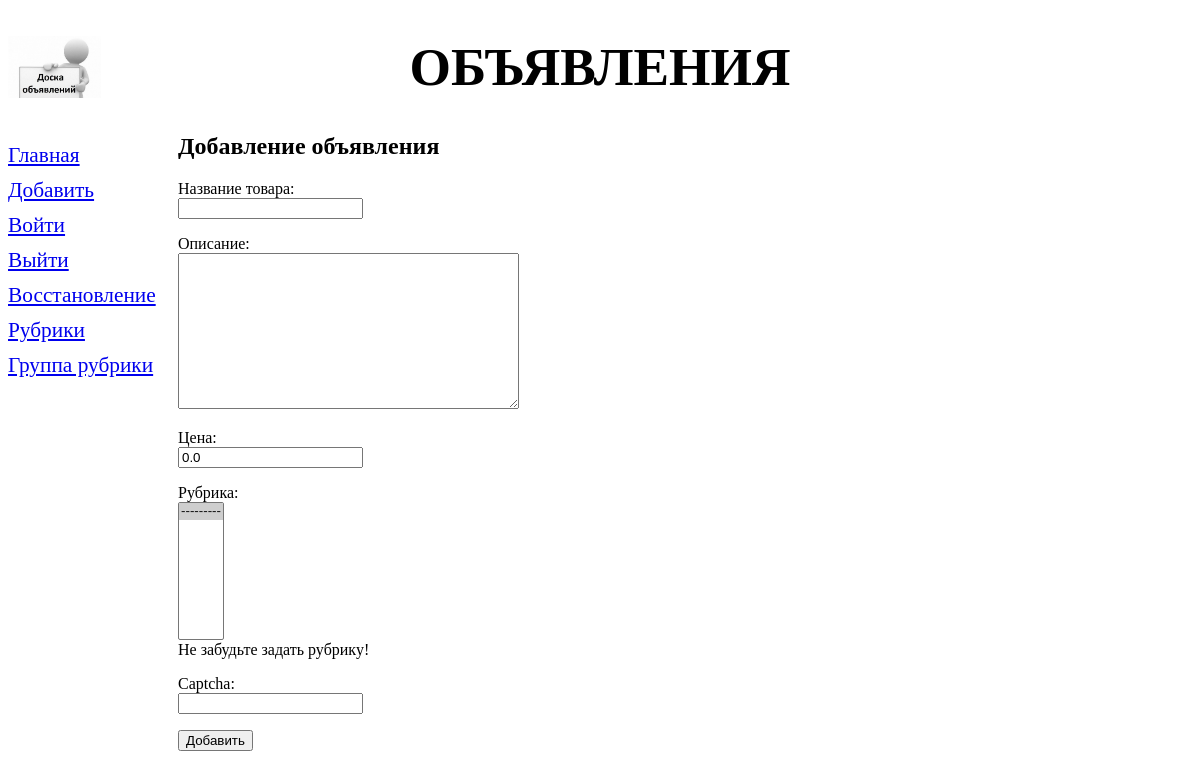
Before: /bboard/class_add/ (signed in) with the older database file.
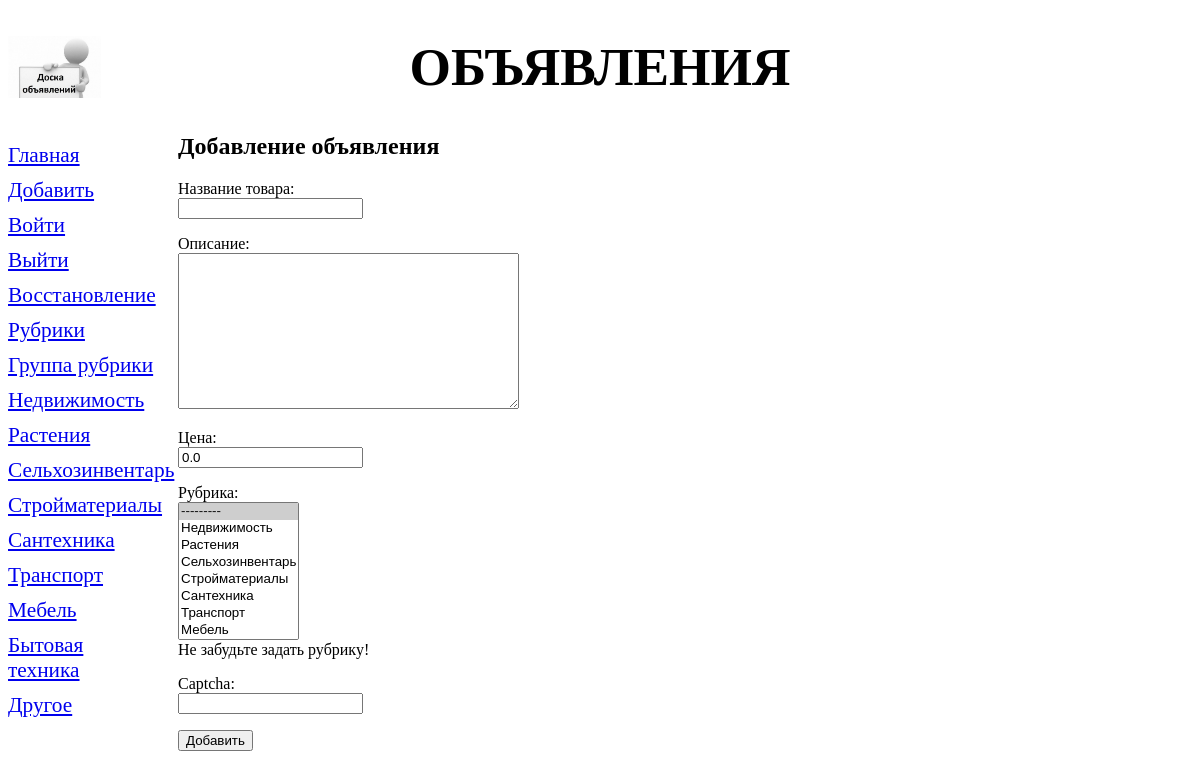
After: the same page with the newer database file.
### bboard/models.py (models this page shows)
class Rubric (models.Model):#клас рубрик
    name = models.CharField(max_length=20, db_index=True, verbose_name='Название')
    order = models.SmallIntegerField(default=0, db_index=True)
    def __str__(self):#класс представляющий рубрики стоками
        return self.name
    class Meta:
        verbose_name_plural = 'Рубрики'
        verbose_name = 'Рубрика'
        ordering = ['order', 'name']

### bboard/views.py (the view, shortened to what this page needs)
# urls.py: path('class_add/',BbAddView.as_view()),#добавление через класс
class BbAddView(LoginRequiredMixin, FormView):#низкоуровневый класс FormView, только для вошедших(LoginRequiredMixin,)
    template_name = 'bboard/create.html'#путь к файлу шаблона (страница с формой)
    form_class = BbForm#класс формы связанной с моделью
    initial = {'price': 0.0}
    def get_context_data(self, *args, **kwargs):
        context = super().get_context_data(*args, **kwargs)
        context['rubrics'] = Rubric.objects.all()
        return context
    def get_form(self, form_class=None):#создает и возвращает экземпляр формы указанной в form_class.
        self.object=super().get_form(form_class)#Ее мы сохраняем потому что нужно вернуть pk у объекта для формирования ссылки после сохранения формы
        return self.object# сохраняем форму в атрибуте object

### bboard/forms.py (shortened to what this page needs)
class BbForm(forms.ModelForm):#полное объявление всех полей
    title = forms.CharField(label='Название товара')
    content = forms.CharField(label='Описание',
            validators=[validators.RegexValidator(regex='^.{4,}$')],
            error_messages={'invalid': 'Неправильное название товара'},
            widget=forms.widgets.Textarea())
    price = forms.DecimalField(label='Цена', decimal_places=2)
    rubric = forms.ModelChoiceField(queryset=Rubric.objects.all(),
            label='Рубрика', help_text='Не забудьте задать рубрику!',
            widget=forms.widgets.Select(attrs={'size': 8}))
    captcha = CaptchaField()
    class Meta:
        model = Bb
        fields = ('title', 'content', 'price', 'rubric')

### bboard/templates/bboard/create.html (shortened to what this page needs)
{% extends "layout/basic.html" %}
{% block content %}
<h2>Добавление объявления</h2>
<form method="post">
    {% for field in form.visible_fields %}
        <p>{{ field.label_tag }}<br>{{ field }}<br>
        {{ field.help_text }}</p>
    {% endfor %}
    <input type="submit" value="Добавить">
</form>
{% endblock %}

### bboard/templates/layout/basic.html (shortened to what this page needs)
{% load static %}
<!DOCTYPE html>
<html>
    <head>
        <link rel="stylesheet" type="text/css" href="{% static 'bboard/style.css' %}">
    </head>
    <body>
        <header>
            <h1>Объявления</h1>
        </header>
        <nav>
            <a href="{% url 'index' %}">Главная</a>
            <a href="{% url 'add' %}">Добавить</a>
            <a href="{% url 'login' %}">Войти</a>
            <a href="{% url 'logout' %}">Выйти</a>
            <a href="{% url 'password_reset' %}">Восстановление</a>
            <a href="{% url 'rubrics' %}">Рубрики</a>
            <a href="{% url 'rubrics_formset' %}">Группа рубрики</a>
            {% for rubric in rubrics %}
            <a href="{{ rubric.get_absolute_url }}">{{ rubric.name }}</a>
            {% endfor %}
        </nav>
        <section>
        {% block content %}
        {% endblock %}
        </section>
    </body>
</html>

Changed rows visible on the page:
added Rubric: name "Недвижимость"
added Rubric: name "Растения"
added Rubric: name "Сельхозинвентарь"
added Rubric: name "Стройматериалы"
added Rubric: name "Сантехника"
added Rubric: name "Транспорт"
added Rubric: name "Мебель"
added Rubric: name "Бытовая техника"
added Rubric: name "Другое"
Other visible differences:
form field rubric: "--------- ☑" → "--------- ☑ / Недвижимость / Растения / Сельхозинвентарь / Стройматериалы / Сантехника / Транспорт / Мебель"
